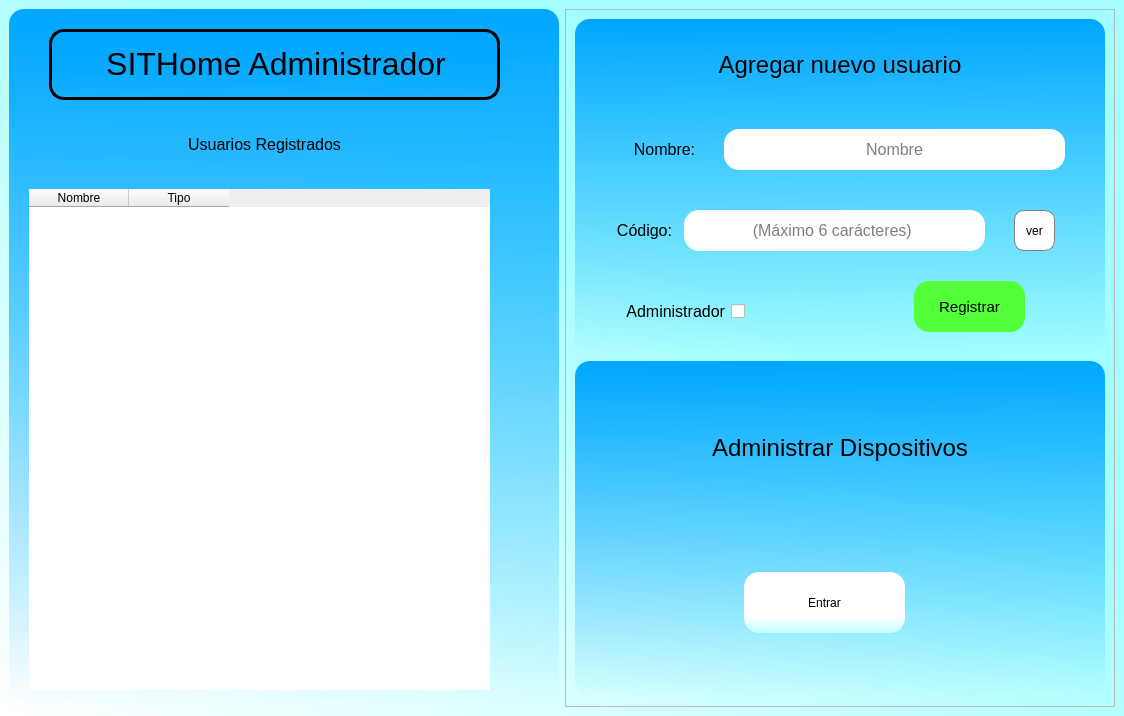
<?xml version="1.0" encoding="UTF-8"?>
<ui version="4.0">
 <class>MainWindow</class>
 <widget class="QMainWindow" name="MainWindow">
  <property name="geometry">
   <rect>
    <x>0</x>
    <y>0</y>
    <width>1124</width>
    <height>716</height>
   </rect>
  </property>
  <property name="windowTitle">
   <string>MainWindow</string>
  </property>
  <property name="styleSheet">
   <string notr="true">background-color: qlineargradient(spread:pad, x1:1, y1:0, x2:0, y2:1, stop:0.386364 rgba(162, 254, 255, 255), stop:1 rgba(255, 255, 255, 255));</string>
  </property>
  <widget class="QWidget" name="centralwidget">
   <layout class="QHBoxLayout" name="horizontalLayout">
    <item>
     <widget class="QFrame" name="frame">
      <property name="styleSheet">
       <string notr="true">background-color: qlineargradient(spread:pad, x1:0.493, y1:0, x2:0.502, y2:1, stop:0 rgba(0, 166, 255, 255), stop:1 rgba(162, 254, 255, 0));
border-radius: 15px;</string>
      </property>
      <property name="frameShape">
       <enum>QFrame::StyledPanel</enum>
      </property>
      <property name="frameShadow">
       <enum>QFrame::Raised</enum>
      </property>
      <widget class="QLabel" name="label">
       <property name="geometry">
        <rect>
         <x>40</x>
         <y>20</y>
         <width>451</width>
         <height>71</height>
        </rect>
       </property>
       <property name="styleSheet">
        <string notr="true">border: 3px solid black;
font : black;</string>
       </property>
       <property name="text">
        <string>&lt;html&gt;&lt;head/&gt;&lt;body&gt;&lt;p align=&quot;center&quot;&gt;&lt;span style=&quot; font-size:24pt; color:#000000;&quot;&gt;SITHome Administrador&lt;/span&gt;&lt;/p&gt;&lt;/body&gt;&lt;/html&gt;</string>
       </property>
      </widget>
      <widget class="QTableWidget" name="userTable">
       <property name="geometry">
        <rect>
         <x>20</x>
         <y>180</y>
         <width>461</width>
         <height>501</height>
        </rect>
       </property>
       <property name="styleSheet">
        <string notr="true">background-color: none;
border-radius: 15px;</string>
       </property>
       <property name="gridStyle">
        <enum>Qt::NoPen</enum>
       </property>
       <column>
        <property name="text">
         <string>Nombre</string>
        </property>
       </column>
       <column>
        <property name="text">
         <string>Tipo</string>
        </property>
       </column>
      </widget>
      <widget class="QLabel" name="label_5">
       <property name="geometry">
        <rect>
         <x>150</x>
         <y>120</y>
         <width>211</width>
         <height>31</height>
        </rect>
       </property>
       <property name="styleSheet">
        <string notr="true">background-color: none;</string>
       </property>
       <property name="text">
        <string>&lt;html&gt;&lt;head/&gt;&lt;body&gt;&lt;p align=&quot;center&quot;&gt;&lt;span style=&quot; font-size:12pt;&quot;&gt;Usuarios Registrados&lt;/span&gt;&lt;/p&gt;&lt;/body&gt;&lt;/html&gt;</string>
       </property>
      </widget>
     </widget>
    </item>
    <item>
     <widget class="QFrame" name="frame_2">
      <property name="styleSheet">
       <string notr="true">background-color: None;</string>
      </property>
      <property name="frameShape">
       <enum>QFrame::StyledPanel</enum>
      </property>
      <property name="frameShadow">
       <enum>QFrame::Raised</enum>
      </property>
      <layout class="QVBoxLayout" name="verticalLayout">
       <item>
        <widget class="QFrame" name="frame_3">
         <property name="minimumSize">
          <size>
           <width>500</width>
           <height>320</height>
          </size>
         </property>
         <property name="styleSheet">
          <string notr="true">background-color: qlineargradient(spread:pad, x1:0.493, y1:0, x2:0.502, y2:1, stop:0 rgba(0, 166, 255, 255), stop:1 rgba(162, 254, 255, 0));
border-radius: 15px;</string>
         </property>
         <property name="frameShape">
          <enum>QFrame::StyledPanel</enum>
         </property>
         <property name="frameShadow">
          <enum>QFrame::Raised</enum>
         </property>
         <layout class="QVBoxLayout" name="verticalLayout_2">
          <item>
           <widget class="QFrame" name="frame_4">
            <property name="layoutDirection">
             <enum>Qt::LeftToRight</enum>
            </property>
            <property name="styleSheet">
             <string notr="true">background-color: None;</string>
            </property>
            <property name="frameShape">
             <enum>QFrame::StyledPanel</enum>
            </property>
            <property name="frameShadow">
             <enum>QFrame::Raised</enum>
            </property>
            <layout class="QVBoxLayout" name="verticalLayout_3">
             <item>
              <widget class="QLabel" name="label_2">
               <property name="text">
                <string>&lt;html&gt;&lt;head/&gt;&lt;body&gt;&lt;p align=&quot;center&quot;&gt;&lt;span style=&quot; font-size:18pt;&quot;&gt;Agregar nuevo usuario&lt;/span&gt;&lt;/p&gt;&lt;/body&gt;&lt;/html&gt;</string>
               </property>
              </widget>
             </item>
            </layout>
           </widget>
          </item>
          <item>
           <widget class="QFrame" name="frame_6">
            <property name="sizePolicy">
             <sizepolicy hsizetype="Preferred" vsizetype="Preferred">
              <horstretch>0</horstretch>
              <verstretch>0</verstretch>
             </sizepolicy>
            </property>
            <property name="tabletTracking">
             <bool>false</bool>
            </property>
            <property name="contextMenuPolicy">
             <enum>Qt::NoContextMenu</enum>
            </property>
            <property name="layoutDirection">
             <enum>Qt::LeftToRight</enum>
            </property>
            <property name="autoFillBackground">
             <bool>false</bool>
            </property>
            <property name="styleSheet">
             <string notr="true">background-color: None;</string>
            </property>
            <property name="inputMethodHints">
             <set>Qt::ImhPreferUppercase</set>
            </property>
            <property name="frameShape">
             <enum>QFrame::StyledPanel</enum>
            </property>
            <property name="frameShadow">
             <enum>QFrame::Raised</enum>
            </property>
            <widget class="QLabel" name="label_3">
             <property name="geometry">
              <rect>
               <x>30</x>
               <y>20</y>
               <width>101</width>
               <height>41</height>
              </rect>
             </property>
             <property name="styleSheet">
              <string notr="true">background-color: None;</string>
             </property>
             <property name="text">
              <string>&lt;html&gt;&lt;head/&gt;&lt;body&gt;&lt;p align=&quot;center&quot;&gt;&lt;span style=&quot; font-size:12pt;&quot;&gt;Nombre:&lt;/span&gt;&lt;/p&gt;&lt;/body&gt;&lt;/html&gt;</string>
             </property>
            </widget>
            <widget class="QLineEdit" name="nameRegister">
             <property name="geometry">
              <rect>
               <x>140</x>
               <y>20</y>
               <width>341</width>
               <height>41</height>
              </rect>
             </property>
             <property name="styleSheet">
              <string notr="true">background-color: rgb(255, 255, 255);
border-radius: 15px;
border : none;
font: 12pt;</string>
             </property>
             <property name="alignment">
              <set>Qt::AlignCenter</set>
             </property>
             <property name="placeholderText">
              <string>Nombre</string>
             </property>
            </widget>
           </widget>
          </item>
          <item>
           <widget class="QFrame" name="frame_7">
            <property name="styleSheet">
             <string notr="true">background-color: None;</string>
            </property>
            <property name="frameShape">
             <enum>QFrame::StyledPanel</enum>
            </property>
            <property name="frameShadow">
             <enum>QFrame::Raised</enum>
            </property>
            <widget class="QLabel" name="label_4">
             <property name="geometry">
              <rect>
               <x>10</x>
               <y>20</y>
               <width>101</width>
               <height>41</height>
              </rect>
             </property>
             <property name="styleSheet">
              <string notr="true">background-color: None;</string>
             </property>
             <property name="text">
              <string>&lt;html&gt;&lt;head/&gt;&lt;body&gt;&lt;p align=&quot;center&quot;&gt;&lt;span style=&quot; font-size:12pt;&quot;&gt;Código:&lt;/span&gt;&lt;/p&gt;&lt;/body&gt;&lt;/html&gt;</string>
             </property>
            </widget>
            <widget class="QLineEdit" name="codeRegister">
             <property name="geometry">
              <rect>
               <x>100</x>
               <y>20</y>
               <width>301</width>
               <height>41</height>
              </rect>
             </property>
             <property name="layoutDirection">
              <enum>Qt::LeftToRight</enum>
             </property>
             <property name="styleSheet">
              <string notr="true">background-color: rgb(255, 255, 255);
border-radius: 15px;
border : none;
font: 12pt;</string>
             </property>
             <property name="text">
              <string notr="true"/>
             </property>
             <property name="maxLength">
              <number>6</number>
             </property>
             <property name="frame">
              <bool>false</bool>
             </property>
             <property name="echoMode">
              <enum>QLineEdit::Password</enum>
             </property>
             <property name="alignment">
              <set>Qt::AlignCenter</set>
             </property>
             <property name="placeholderText">
              <string>(Máximo 6 carácteres) </string>
             </property>
            </widget>
            <widget class="QPushButton" name="viewPass">
             <property name="geometry">
              <rect>
               <x>430</x>
               <y>20</y>
               <width>41</width>
               <height>41</height>
              </rect>
             </property>
             <property name="cursor">
              <cursorShape>PointingHandCursor</cursorShape>
             </property>
             <property name="styleSheet">
              <string notr="true">background-color: rgb(255, 255, 255);
border-radius: 10px;
border : 1px solid gray;</string>
             </property>
             <property name="text">
              <string>ver</string>
             </property>
            </widget>
           </widget>
          </item>
          <item>
           <widget class="QFrame" name="frame_8">
            <property name="styleSheet">
             <string notr="true">background-color: None;</string>
            </property>
            <property name="frameShape">
             <enum>QFrame::StyledPanel</enum>
            </property>
            <property name="frameShadow">
             <enum>QFrame::Raised</enum>
            </property>
            <widget class="QCheckBox" name="adminCheck">
             <property name="geometry">
              <rect>
               <x>10</x>
               <y>20</y>
               <width>151</width>
               <height>41</height>
              </rect>
             </property>
             <property name="layoutDirection">
              <enum>Qt::RightToLeft</enum>
             </property>
             <property name="styleSheet">
              <string notr="true">font: 12pt;
background-color: None;</string>
             </property>
             <property name="text">
              <string>Administrador</string>
             </property>
             <property name="iconSize">
              <size>
               <width>30</width>
               <height>30</height>
              </size>
             </property>
             <property name="tristate">
              <bool>false</bool>
             </property>
            </widget>
            <widget class="QPushButton" name="registerButton">
             <property name="geometry">
              <rect>
               <x>330</x>
               <y>10</y>
               <width>111</width>
               <height>51</height>
              </rect>
             </property>
             <property name="cursor">
              <cursorShape>PointingHandCursor</cursorShape>
             </property>
             <property name="styleSheet">
              <string notr="true">background-color: rgb(82, 255, 56);
border-radius: 15px;
border : none;
font: 11pt;</string>
             </property>
             <property name="text">
              <string>Registrar</string>
             </property>
            </widget>
           </widget>
          </item>
         </layout>
        </widget>
       </item>
       <item>
        <widget class="QFrame" name="frame_5">
         <property name="contextMenuPolicy">
          <enum>Qt::NoContextMenu</enum>
         </property>
         <property name="styleSheet">
          <string notr="true">background-color: qlineargradient(spread:pad, x1:0.493, y1:0, x2:0.502, y2:1, stop:0 rgba(0, 166, 255, 255), stop:1 rgba(162, 254, 255, 0));
border-radius: 15px;
</string>
         </property>
         <property name="frameShape">
          <enum>QFrame::StyledPanel</enum>
         </property>
         <property name="frameShadow">
          <enum>QFrame::Raised</enum>
         </property>
         <layout class="QVBoxLayout" name="verticalLayout_4">
          <item>
           <widget class="QFrame" name="frame_9">
            <property name="styleSheet">
             <string notr="true">background-color: None;</string>
            </property>
            <property name="frameShape">
             <enum>QFrame::StyledPanel</enum>
            </property>
            <property name="frameShadow">
             <enum>QFrame::Raised</enum>
            </property>
            <layout class="QVBoxLayout" name="verticalLayout_5">
             <item>
              <widget class="QLabel" name="label_6">
               <property name="text">
                <string>&lt;html&gt;&lt;head/&gt;&lt;body&gt;&lt;p align=&quot;center&quot;&gt;&lt;span style=&quot; font-size:18pt;&quot;&gt;Administrar Dispositivos&lt;/span&gt;&lt;/p&gt;&lt;/body&gt;&lt;/html&gt;</string>
               </property>
              </widget>
             </item>
            </layout>
           </widget>
          </item>
          <item>
           <widget class="QFrame" name="frame_10">
            <property name="styleSheet">
             <string notr="true">background-color: None;
</string>
            </property>
            <property name="frameShape">
             <enum>QFrame::StyledPanel</enum>
            </property>
            <property name="frameShadow">
             <enum>QFrame::Raised</enum>
            </property>
            <widget class="QPushButton" name="dispButton">
             <property name="geometry">
              <rect>
               <x>160</x>
               <y>40</y>
               <width>161</width>
               <height>61</height>
              </rect>
             </property>
             <property name="cursor">
              <cursorShape>PointingHandCursor</cursorShape>
             </property>
             <property name="styleSheet">
              <string notr="true">border-radius: 15px;
background-color: qlineargradient(spread:pad, x1:0.497975, y1:0, x2:0.502, y2:1, stop:0.736318 rgba(255, 255, 255, 255), stop:1 rgba(192, 255, 255, 255));</string>
             </property>
             <property name="text">
              <string>Entrar</string>
             </property>
            </widget>
           </widget>
          </item>
         </layout>
        </widget>
       </item>
      </layout>
     </widget>
    </item>
   </layout>
  </widget>
 </widget>
 <resources/>
 <connections/>
</ui>
